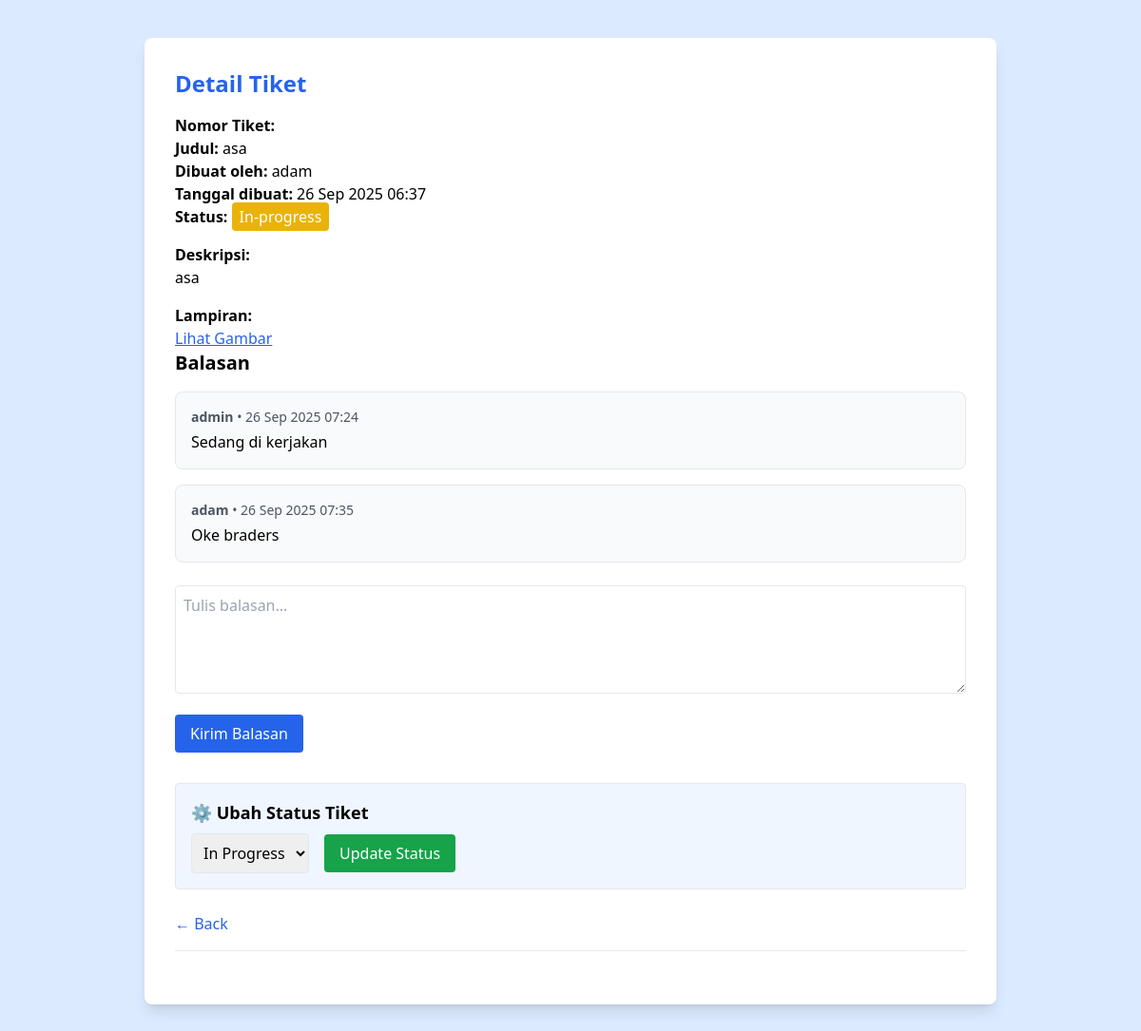
Screenshot of /ticket_view.php?id=2 (signed in) with the database file from the repository.
### tables this page shows
CREATE TABLE `tickets` (
  `id` int(11) NOT NULL,
  `ticket_number` varchar(20) DEFAULT NULL,
  `user_id` int(11) NOT NULL,
  `title` varchar(255) NOT NULL,
  `description` text NOT NULL,
  `attachment` varchar(255) DEFAULT NULL,
  `status` enum('open','in-progress','closed') DEFAULT 'open',
  `created_at` timestamp NOT NULL DEFAULT current_timestamp()
);

CREATE TABLE `users` (
  `id` int(11) NOT NULL,
  `username` varchar(50) NOT NULL,
  `password` varchar(255) NOT NULL,
  `role` enum('admin','user') DEFAULT 'user',
  `created_at` timestamp NOT NULL DEFAULT current_timestamp()
);

CREATE TABLE `replies` (
  `id` int(11) NOT NULL,
  `ticket_id` int(11) NOT NULL,
  `user_id` int(11) NOT NULL,
  `message` text NOT NULL,
  `created_at` timestamp NOT NULL DEFAULT current_timestamp()
);

### public/ticket_view.php (the view, shortened to what this page needs)
<?php
include '../config/database.php';
$role = $_SESSION['role'];
$ticket_id = intval($_GET['id']);
$query = "SELECT t.*, u.username
          FROM tickets t
          JOIN users u ON t.user_id = u.id
          WHERE t.id = '$ticket_id'";
$result = mysqli_query($conn, $query);
$ticket = mysqli_fetch_assoc($result);
?>
<!DOCTYPE html>
<html lang="en">
<head>
  <script src="https://cdn.tailwindcss.com"></script>
</head>
<body class="bg-blue-100 min-h-screen">
  <div class="max-w-4xl mx-auto mt-10 bg-white shadow-lg rounded-lg p-8">
    <h1 class="text-2xl font-bold text-blue-600 mb-4">Detail Tiket</h1>
    <div class="border-b pb-4 mb-6">
      <p><strong>Nomor Tiket:</strong> <?php echo $ticket['ticket_number']; ?></p>
      <p><strong>Judul:</strong> <?= htmlspecialchars($ticket['title']) ?></p>
      <p><strong>Dibuat oleh:</strong> <?= htmlspecialchars($ticket['username']) ?></p>
      <p><strong>Tanggal dibuat:</strong> <?= date('d M Y H:i', strtotime($ticket['created_at'])) ?></p>
      <p><strong>Status:</strong>
        <span class="px-2 py-1 rounded text-white
          <?= $ticket['status'] == 'open' ? 'bg-green-500' : ($ticket['status'] == 'in-progress' ? 'bg-yellow-500' : 'bg-gray-500') ?>">
          <?= ucfirst($ticket['status']) ?>
        </span>
      </p>
      <p class="mt-4"><strong>Deskripsi:</strong></p>
      <p><?= nl2br(htmlspecialchars($ticket['description'])) ?></p>
      <?php if (!empty($ticket['attachment'])): ?>
      <div class="mt-4">
        <p><strong>Lampiran:</strong></p>
        <button
          type="button"
          onclick="openImageModal('../<?= htmlspecialchars($ticket['attachment']) ?>')"
          class="text-blue-600 underline hover:text-blue-800">
          Lihat Gambar
        </button>
      </div>
    <?php endif; ?>
    <h2 class="text-xl font-semibold mb-4">Balasan</h2>
    <?php
    $replies = mysqli_query($conn, "
      SELECT r.*, u.username
      FROM replies r
      JOIN users u ON r.user_id = u.id
      WHERE r.ticket_id = '$ticket_id'
      ORDER BY r.created_at ASC
    ");
    ?>
    <div class="space-y-4 mb-6">
      <?php if (mysqli_num_rows($replies) > 0): ?>
        <?php while ($reply = mysqli_fetch_assoc($replies)): ?>
          <div class="p-4 bg-gray-50 border rounded-lg">
            <p class="text-sm text-gray-600 mb-1">
              <strong><?= htmlspecialchars($reply['username']) ?></strong> • <?= date('d M Y H:i', strtotime($reply['created_at'])) ?>
            </p>
            <p><?= nl2br(htmlspecialchars($reply['message'])) ?></p>
          </div>
        <?php endwhile; ?>
      <?php else: ?>
        <p class="text-gray-500">Belum ada balasan untuk tiket ini.</p>
      <?php endif; ?>
    </div>
    <form action="../actions/reply_ticket_action.php" method="POST" class="mb-8">
      <textarea name="message" rows="4" placeholder="Tulis balasan..." class="w-full border rounded p-2 mb-4" required></textarea>
      <button type="submit" class="bg-blue-600 text-white px-4 py-2 rounded hover:bg-blue-700">Kirim Balasan</button>
    </form>
    <?php if ($role === 'admin'): ?>
      <div class="bg-blue-50 p-4 rounded border">
        <h3 class="text-lg font-semibold mb-2">⚙️ Ubah Status Tiket</h3>
        <form action="../actions/update_status_action.php" method="POST" class="flex items-center gap-4">
          <select name="status" class="border p-2 rounded">
            <option value="in-progress" <?= $ticket['status'] == 'in-progress' ? 'selected' : '' ?>>In Progress</option>
          </select>
          <button type="submit" class="bg-green-600 text-white px-4 py-2 rounded hover:bg-green-700">Update Status</button>
        </form>
      </div>
    <?php endif; ?>
    <div class="mt-6">
      <a href="dashboard.php" class="text-blue-600 hover:underline">&larr; Back</a>
    </div>
  </div>
</body>
</html>

### rows the page displays
tickets: title "asa", user.username "adam", created_at "26 Sep 2025 06:37", status "In-progress", description "asa", status "In Progress"
replies: user.username "admin", created_at "26 Sep 2025 07:24", message "Sedang di kerjakan"
replies: user.username "adam", created_at "26 Sep 2025 07:35", message "Oke braders"
